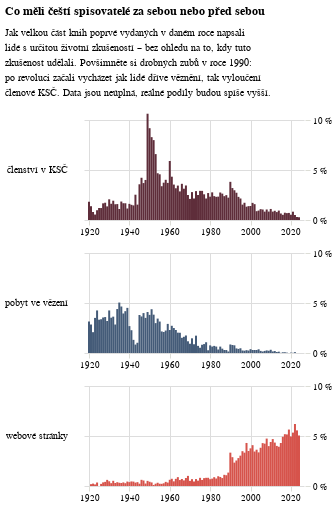

Write notebook code for a chart like this one.
### Code cell
podily_faceted = alt.Chart(
    alt_friendly(pl.concat([kriminal, ksc, web])), 
    title={'text': ["Co měli čeští spisovatelé za sebou nebo před sebou"], "subtitle":
        ["Jak velkou část knih poprvé vydaných v daném roce napsali",
        "lidé s určitou životní zkušeností – bez ohledu na to, kdy tuto",
        "zkušenost udělali. Povšimněte si drobných zubů v roce 1990:", 
        "po revoluci začali vycházet jak lidé dříve věznění, tak vyloučení",
        "členové KSČ. Data jsou neúplná, reálné podíly budou spíše vyšší."
    ]}, width=300).mark_bar(width=2).encode(
    alt.X("rok:T", 
          title=None,
          axis=alt.Axis(domainOpacity=0, tickColor='#DCDDD6')
    ),
    alt.Y('podil:Q', 
          axis=alt.Axis(labelExpr="datum.label * 100 + ' %'", orient='right', domainOpacity=0, tickColor='#DCDDD6'), 
          title=None,
          scale=alt.Scale(domainMax=0.1)
    ),
    alt.Color("co:N", 
              title=None, 
              legend=None,
              scale=alt.Scale(range=['#445B78', '#5E2D3A', '#D6534B', '#9CA545','#E09DA3']),
              sort=["účet na Facebooku","pobyt ve vězení","členství v KSČ"]
    ),
    row=alt.Row(
        "co:N", 
        title=None, 
        spacing=15, 
        header=alt.Header(labelAngle=0, labelAlign='left', labelAnchor='middle', labelFont='Asap'),
        sort=["členství v KSČ","pobyt ve vězení","účet na Facebooku"]
    )
).resolve_scale(
    x='independent',
    y='independent'
).properties(height=100, width=220).configure_view(stroke='transparent').resolve_scale(x="shared").resolve_axis(x="independent")

podily_faceted

### Figure 1 — Vega-Lite specification as saved in the notebook (floating-point values rounded to 4 significant figures; data arrays with more than 128 entries replaced by an {"elided": "..."} marker saying what was removed)
{"config": {"title": {"font": "Noticia Text", "fontSize": 12, "anchor": "start", "lineHeight": 19, "fontWeight": "bolder", "subtitleFont": "Noticia Text", "subtitleFontSize": 10, "subtitleLineHeight": 15, "subtitlePadding": 10, "dy": -10}, "axis": {"labelFont": "Asap", "titleFont": "Asap", "fontWeight": "lighter", "titleFontWeight": "lighter", "labelFontSize": 9, "titleFontSize": 9, "labelPadding": 2, "titlePadding": 9, "domainOpacity": 0, "tickColor": "#DCDDD6"}, "legend": {"labelFont": "Asap", "labelFontWeight": "normal", "titleFont": "Asap", "titleFontWeight": "normal", "labelFontSize": 9, "titleFontSize": 9}, "view": {"stroke": "transparent"}}, "data": {"name": "data-7002c81df4c92c6919bb1db154dc4452"}, "mark": {"type": "bar", "width": 2}, "encoding": {"color": {"field": "co", "legend": null, "scale": {"range": ["#445B78", "#5E2D3A", "#D6534B", "#9CA545", "#E09DA3"]}, "sort": ["účet na Facebooku", "pobyt ve vězení", "členství v KSČ"], "title": null, "type": "nominal"}, "row": {"field": "co", "header": {"labelAlign": "left", "labelAnchor": "middle", "labelAngle": 0, "labelFont": "Asap"}, "sort": ["členství v KSČ", "pobyt ve vězení", "účet na Facebooku"], "spacing": 15, "title": null, "type": "nominal"}, "x": {"axis": {"domainOpacity": 0, "tickColor": "#DCDDD6"}, "field": "rok", "title": null, "type": "temporal"}, "y": {"axis": {"domainOpacity": 0, "labelExpr": "datum.label * 100 + ' %'", "orient": "right", "tickColor": "#DCDDD6"}, "field": "podil", "scale": {"domainMax": 0.1}, "title": null, "type": "quantitative"}}, "height": 100, "resolve": {"axis": {"x": "independent"}, "scale": {"x": "shared"}}, "title": {"text": ["Co měli čeští spisovatelé za sebou nebo před sebou"], "subtitle": ["Jak velkou část knih poprvé vydaných v daném roce napsali", "lidé s určitou životní zkušeností – bez ohledu na to, kdy tuto", "zkušenost udělali. Povšimněte si drobných zubů v roce 1990:", "po revoluci začali vycházet jak lidé dříve věznění, tak vyloučení", "členové KSČ. Data jsou neúplná, reálné podíly budou spíše vyšší."]}, "width": 220, "$schema": "https://vega.github.io/schema/vega-lite/v5.8.0.json", "datasets": {"data-7002c81df4c92c6919bb1db154dc4452": {"elided": "315 records"}}}
